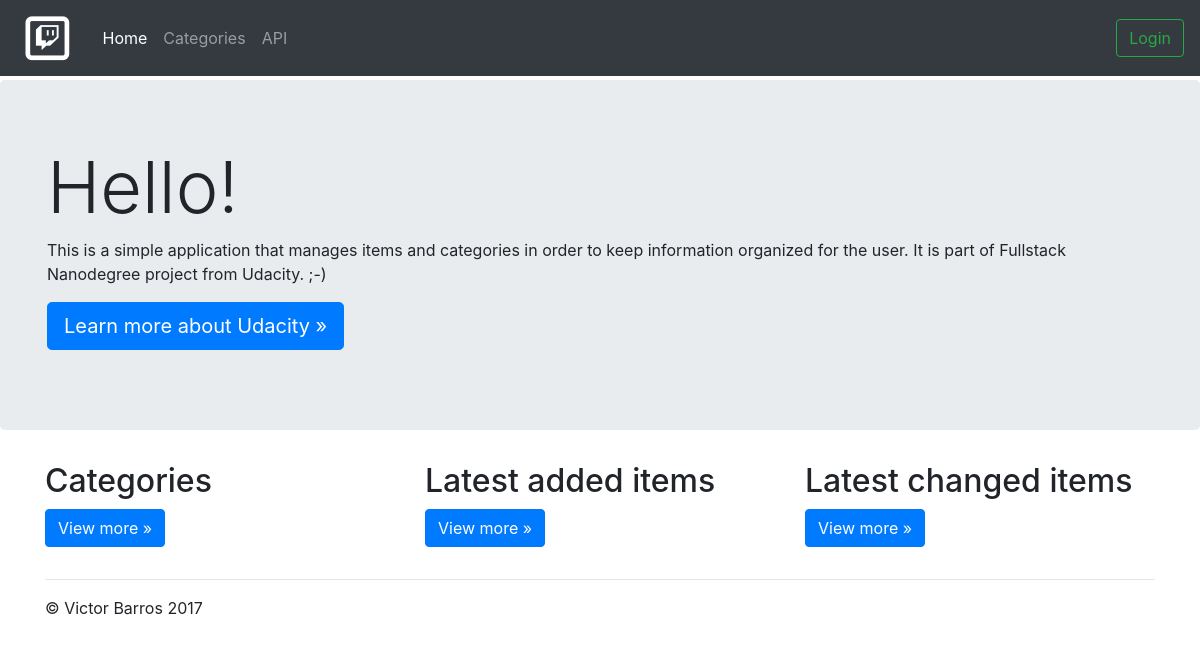
Before: /manager/ with the older database file.
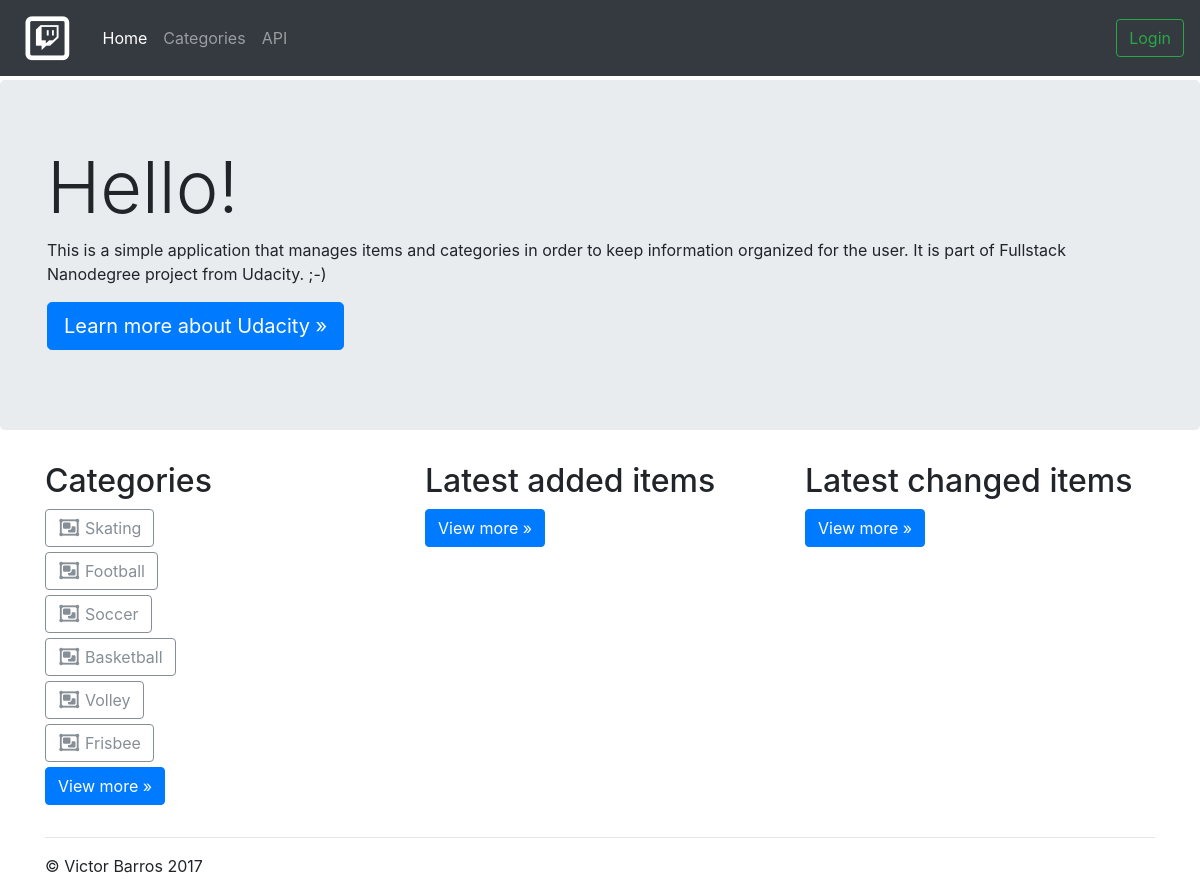
After: the same page with the newer database file.
### manager/models.py (models this page shows, shortened)
class Categories(models.Model):
    ID = models.AutoField(primary_key=True)
    Name = models.CharField(max_length=30)
    Icon = models.CharField(max_length=250)
    class Meta:
        verbose_name = ("Category")
        verbose_name_plural = ("Categories")

### manager/views.py (the view)
def index(request):
    template = loader.get_template('manager/index.html')
    categories = Categories.objects.all().order_by('?')[:10]
    added = Items.objects.all().order_by('CreatedAt')[:10]
    changed = Items.objects.all().order_by('ChangedAt')[:10]
    context = {
        'categories': categories,
        'added': added,
        'changed': changed,
    }
    return HttpResponse(template.render(context, request))

### manager/templates/manager/index.html (shortened to what this page needs)
{% extends "manager/base.html" %} {% block content %}
<div class="jumbotron">
  <div class="container">
    <h1 class="display-3">Hello!</h1>
    <p>This is a simple application that manages items and categories in order to keep information organized for the user. It is part of Fullstack Nanodegree project from Udacity. ;-)</p>
    <p><a class="btn btn-primary btn-lg" href="https://www.udacity.com/" role="button">Learn more about Udacity &raquo;</a></p>
  </div>
</div>
<div class="container">
  <div class="row">
    <div class="col-md-4">
      <h2>Categories</h2> {% for category in categories %}
      <div style="margin-bottom: 5px;">
        <a class="btn btn-outline-secondary" href="{% url 'manager:items_category' view='all' category=category.ID %}">
          <li class="{{ category.Icon }}"></li>
          {{ category.Name }}
        </a>
      </div>
      {% endfor %}
      <p><a class="btn btn-primary" href="{% url 'manager:categories' %}" role="button">View more &raquo;</a></p>
    </div>
    <div class="col-md-4">
      <h2>Latest added items</h2>
      <p><a class="btn btn-primary" href="{% url 'manager:items' view='added' %}" role="button">View more &raquo;</a></p>
    </div>
    <div class="col-md-4">
      <h2>Latest changed items</h2>
      <p><a class="btn btn-primary" href="{% url 'manager:items' view='changed' %}" role="button">View more &raquo;</a></p>
    </div>
  </div>
  <hr>
</div>
{% endblock %}

Changed rows visible on the page:
added Categories: Name "Skating"
added Categories: Name "Football"
added Categories: Name "Soccer"
added Categories: Name "Basketball"
added Categories: Name "Volley"
added Categories: Name "Frisbee"
